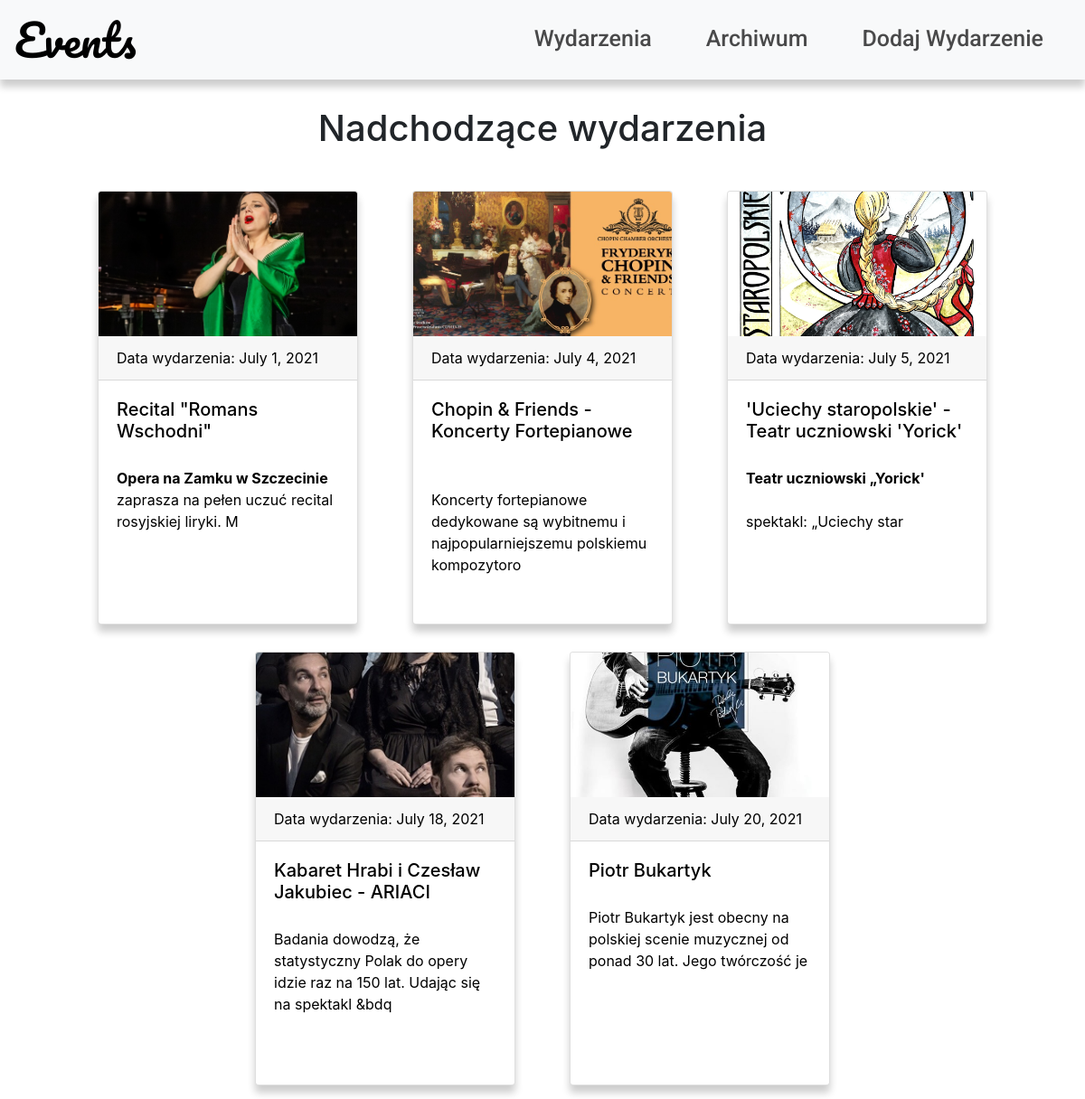
The page / on the database its author committed.
### events/models.py (models this page shows, shortened)
class Event(models.Model):
    image = models.ImageField(upload_to='upload/',null=True,blank=True,default='images/blank.jpg')
    organizer = models.CharField(max_length=50)
    title = models.CharField(max_length=80)
    description = RichTextField(blank=False)
    start_time = models.TimeField(auto_now=False,auto_now_add=False,default = timezone.now)
    start_date = models.DateField(blank=False)
    end_date = models.DateField(blank=False,auto_now_add=False)
    location = models.CharField(max_length=100)
    price = models.IntegerField(blank=True,null=True,default = 0)
    published = models.DateTimeField(default=timezone.now)

### events/views.py (the view)
# urls.py: path('', views.index, name='index'),
def index(request):
    now = timezone.now()
    events = Event.objects.filter(start_date__gt=now).order_by('start_date')
    return render(request,'events/index.html',{'events': events})

### events/templates/events/index.html (shortened to what this page needs)
{% extends 'base.html' %} {% block content %}
<h1>Nadchodzące wydarzenia</h1>
<div class="container-fluid">
  <div class="row justify-content-center">
    {% for event in events %}
    <div class="col-auto">
      <div class="card" style="width: 18rem">
        <a href="{% url 'event_detail' event.pk %}">
          <img
            class="card-img-top"
            src="{{ event.image.url }}"
            alt="Card image"
          />
          <div class="card-header">Data wydarzenia: {{event.start_date}}</div>
          <div class="card-body">
            <h5 class="card-title">{{ event.title }}</h5>
            <p class="card-text text-truncate">
              {{ event.description|safe|slice:":100" }}
            </p>
          </div>
        </a>
      </div>
    </div>
    {% endfor %}
  </div>
</div>
{% endblock %}

### static/css/style.css (style rules this page uses)
body { margin: 0%; padding: 0%; }

### events/templates/events/index.html (style rules this page uses)
h1 { padding: 30px; margin: auto; text-align: center; }
.card { box-shadow: 0 8px 8px 0 rgba(0, 0, 0, 0.2); margin: 15px 15px 15px 15px; transition: transform 0.3s ease; height: 30rem; }
.card .card-text { overflow: hidden; text-overflow: ellipsis; }
.card-img-top { width: 100%; height: 20vh; object-fit: cover; }
.card a { text-decoration: none; transition: transform 0.3s ease; color: black; }

### rows shown on the page
Event: image (picture), start_date "July 1, 2021", title "Recital \"Romans Wschodni\"", description "Opera na Zamku w Szczecinie zaprasza na pełen uczuć recital rosyjskiej liryki. M"
Event: image (picture), start_date "July 4, 2021", title "Chopin & Friends - Koncerty Fortepianowe", description "Koncerty fortepianowe dedykowane są wybitnemu i najpopularniejszemu polskiemu kompozytoro"
Event: image (picture), start_date "July 5, 2021", title "'Uciechy staropolskie' - Teatr uczniowski 'Yorick'", description "Teatr uczniowski „Yorick' spektakl: „Uciechy star"
Event: image (picture), start_date "July 18, 2021", title "Kabaret Hrabi i Czesław Jakubiec - ARIACI", description "Badania dowodzą, że statystyczny Polak do opery idzie raz na 150 lat. Udając się na spektakl &bdq"
Event: image (picture), start_date "July 20, 2021", title "Piotr Bukartyk", description "Piotr Bukartyk jest obecny na polskiej scenie muzycznej od ponad 30 lat. Jego twórczość je"
